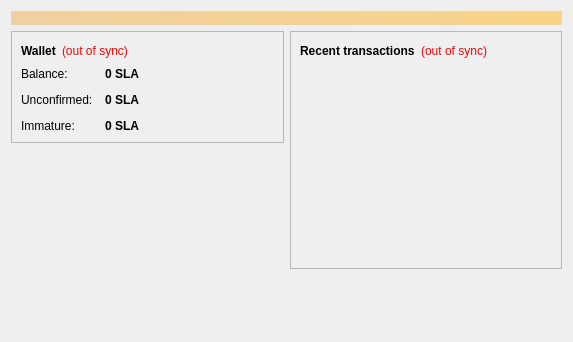
<?xml version="1.0" encoding="UTF-8"?>
<ui version="4.0">
 <class>OverviewPage</class>
 <widget class="QWidget" name="OverviewPage">
  <property name="geometry">
   <rect>
    <x>0</x>
    <y>0</y>
    <width>573</width>
    <height>342</height>
   </rect>
  </property>
  <property name="windowTitle">
   <string>Form</string>
  </property>
  <layout class="QVBoxLayout" name="topLayout">
   <item>
    <widget class="QLabel" name="labelAlerts">
     <property name="visible">
      <bool>false</bool>
     </property>
     <property name="styleSheet">
      <string notr="true">background-color: qlineargradient(x1: 0, y1: 0, x2: 1, y2: 0, stop:0 #F0D0A0, stop:1 #F8D488); color:#000000;</string>
     </property>
     <property name="wordWrap">
      <bool>true</bool>
     </property>
     <property name="margin">
      <number>3</number>
     </property>
    </widget>
   </item>
   <item>
    <layout class="QHBoxLayout" name="horizontalLayout" stretch="1,1">
     <item>
      <layout class="QVBoxLayout" name="verticalLayout_2">
       <item>
        <widget class="QFrame" name="frame">
         <property name="frameShape">
          <enum>QFrame::StyledPanel</enum>
         </property>
         <property name="frameShadow">
          <enum>QFrame::Raised</enum>
         </property>
         <layout class="QVBoxLayout" name="verticalLayout_4">
          <item>
           <layout class="QHBoxLayout" name="horizontalLayout_4">
            <item>
             <widget class="QLabel" name="label_5">
              <property name="font">
               <font>
                <weight>75</weight>
                <bold>true</bold>
               </font>
              </property>
              <property name="text">
               <string>Wallet</string>
              </property>
             </widget>
            </item>
            <item>
             <widget class="QLabel" name="labelWalletStatus">
              <property name="toolTip">
               <string>The displayed information may be out of date. Your wallet automatically synchronizes with the Sela network after a connection is established, but this process has not completed yet.</string>
              </property>
              <property name="styleSheet">
               <string notr="true">QLabel { color: red; }</string>
              </property>
              <property name="text">
               <string notr="true">(out of sync)</string>
              </property>
              <property name="alignment">
               <set>Qt::AlignLeading|Qt::AlignLeft|Qt::AlignVCenter</set>
              </property>
             </widget>
            </item>
            <item>
             <spacer name="horizontalSpacer_2">
              <property name="orientation">
               <enum>Qt::Horizontal</enum>
              </property>
              <property name="sizeHint" stdset="0">
               <size>
                <width>40</width>
                <height>20</height>
               </size>
              </property>
             </spacer>
            </item>
           </layout>
          </item>
          <item>
           <layout class="QFormLayout" name="formLayout_2">
            <property name="fieldGrowthPolicy">
             <enum>QFormLayout::AllNonFixedFieldsGrow</enum>
            </property>
            <property name="horizontalSpacing">
             <number>12</number>
            </property>
            <property name="verticalSpacing">
             <number>12</number>
            </property>
            <item row="0" column="0">
             <widget class="QLabel" name="label">
              <property name="text">
               <string>Balance:</string>
              </property>
             </widget>
            </item>
            <item row="0" column="1">
             <widget class="QLabel" name="labelBalance">
              <property name="font">
               <font>
                <weight>75</weight>
                <bold>true</bold>
               </font>
              </property>
              <property name="cursor">
               <cursorShape>IBeamCursor</cursorShape>
              </property>
              <property name="toolTip">
               <string>Your current balance</string>
              </property>
              <property name="text">
               <string notr="true">0 SLA</string>
              </property>
              <property name="textInteractionFlags">
               <set>Qt::LinksAccessibleByMouse|Qt::TextSelectableByKeyboard|Qt::TextSelectableByMouse</set>
              </property>
             </widget>
            </item>
            <item row="1" column="0">
             <widget class="QLabel" name="label_3">
              <property name="text">
               <string>Unconfirmed:</string>
              </property>
             </widget>
            </item>
            <item row="1" column="1">
             <widget class="QLabel" name="labelUnconfirmed">
              <property name="font">
               <font>
                <weight>75</weight>
                <bold>true</bold>
               </font>
              </property>
              <property name="cursor">
               <cursorShape>IBeamCursor</cursorShape>
              </property>
              <property name="toolTip">
               <string>Total of transactions that have yet to be confirmed, and do not yet count toward the current balance</string>
              </property>
              <property name="text">
               <string notr="true">0 SLA</string>
              </property>
              <property name="textInteractionFlags">
               <set>Qt::LinksAccessibleByMouse|Qt::TextSelectableByKeyboard|Qt::TextSelectableByMouse</set>
              </property>
             </widget>
            </item>
            <item row="2" column="0">
             <widget class="QLabel" name="labelImmatureText">
              <property name="text">
               <string>Immature:</string>
              </property>
             </widget>
            </item>
            <item row="2" column="1">
             <widget class="QLabel" name="labelImmature">
              <property name="font">
               <font>
                <weight>75</weight>
                <bold>true</bold>
               </font>
              </property>
              <property name="toolTip">
               <string>Mined balance that has not yet matured</string>
              </property>
              <property name="text">
               <string notr="true">0 SLA</string>
              </property>
              <property name="textInteractionFlags">
               <set>Qt::LinksAccessibleByMouse|Qt::TextSelectableByKeyboard|Qt::TextSelectableByMouse</set>
              </property>
             </widget>
            </item>
           </layout>
          </item>
         </layout>
        </widget>
       </item>
       <item>
        <spacer name="verticalSpacer">
         <property name="orientation">
          <enum>Qt::Vertical</enum>
         </property>
         <property name="sizeHint" stdset="0">
          <size>
           <width>20</width>
           <height>40</height>
          </size>
         </property>
        </spacer>
       </item>
      </layout>
     </item>
     <item>
      <layout class="QVBoxLayout" name="verticalLayout_3">
       <item>
        <widget class="QFrame" name="frame_2">
         <property name="frameShape">
          <enum>QFrame::StyledPanel</enum>
         </property>
         <property name="frameShadow">
          <enum>QFrame::Raised</enum>
         </property>
         <layout class="QVBoxLayout" name="verticalLayout">
          <item>
           <layout class="QHBoxLayout" name="horizontalLayout_2">
            <item>
             <widget class="QLabel" name="label_4">
              <property name="text">
               <string>&lt;b&gt;Recent transactions&lt;/b&gt;</string>
              </property>
             </widget>
            </item>
            <item>
             <widget class="QLabel" name="labelTransactionsStatus">
              <property name="toolTip">
               <string>The displayed information may be out of date. Your wallet automatically synchronizes with the Sela network after a connection is established, but this process has not completed yet.</string>
              </property>
              <property name="styleSheet">
               <string notr="true">QLabel { color: red; }</string>
              </property>
              <property name="text">
               <string notr="true">(out of sync)</string>
              </property>
              <property name="alignment">
               <set>Qt::AlignRight|Qt::AlignTrailing|Qt::AlignVCenter</set>
              </property>
             </widget>
            </item>
            <item>
             <spacer name="horizontalSpacer">
              <property name="orientation">
               <enum>Qt::Horizontal</enum>
              </property>
              <property name="sizeHint" stdset="0">
               <size>
                <width>40</width>
                <height>20</height>
               </size>
              </property>
             </spacer>
            </item>
           </layout>
          </item>
          <item>
           <widget class="QListView" name="listTransactions">
            <property name="styleSheet">
             <string notr="true">QListView { background: transparent; }</string>
            </property>
            <property name="frameShape">
             <enum>QFrame::NoFrame</enum>
            </property>
            <property name="verticalScrollBarPolicy">
             <enum>Qt::ScrollBarAlwaysOff</enum>
            </property>
            <property name="horizontalScrollBarPolicy">
             <enum>Qt::ScrollBarAlwaysOff</enum>
            </property>
            <property name="selectionMode">
             <enum>QAbstractItemView::NoSelection</enum>
            </property>
           </widget>
          </item>
         </layout>
        </widget>
       </item>
       <item>
        <spacer name="verticalSpacer_2">
         <property name="orientation">
          <enum>Qt::Vertical</enum>
         </property>
         <property name="sizeHint" stdset="0">
          <size>
           <width>20</width>
           <height>40</height>
          </size>
         </property>
        </spacer>
       </item>
      </layout>
     </item>
    </layout>
   </item>
  </layout>
 </widget>
 <resources/>
 <connections/>
</ui>
